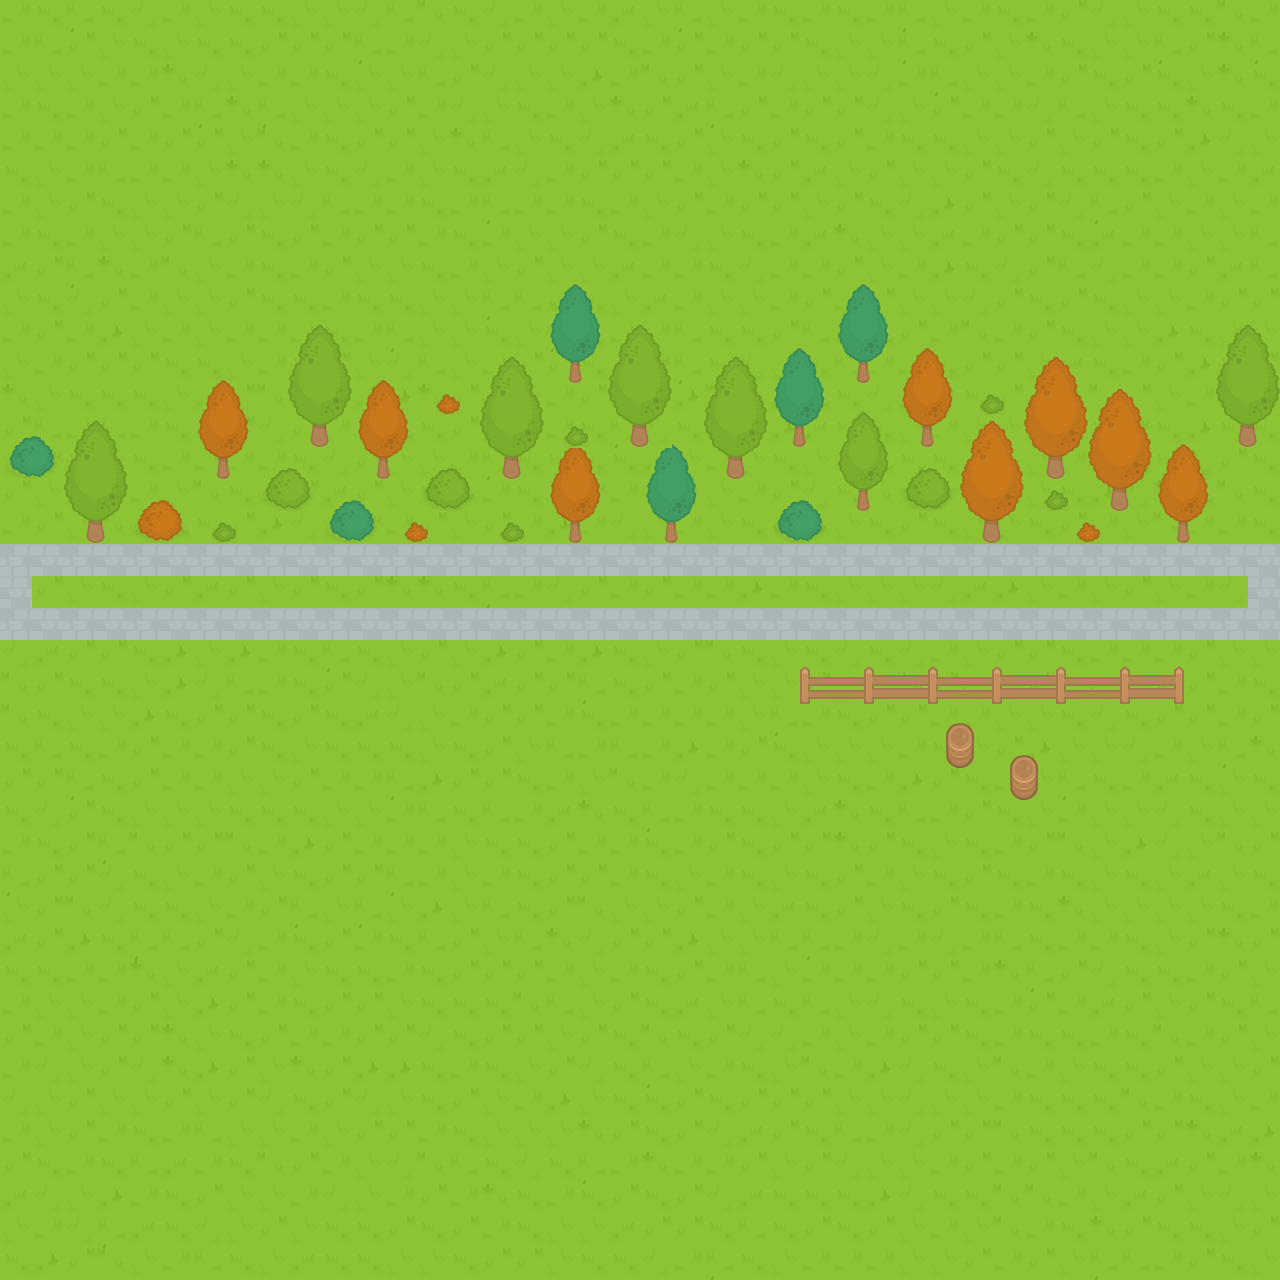

A 2D game scene composited from a Tiled map and its tileset images. What follows is a short description and the map's XML, with each tile layer's data collapsed to a summary:
An orthogonal 40x40 tile map with 32x32 px tiles, 2 tile layers (Ground, Objects) and 6 objects (4x wall, player, goal_zone).

<map version="1.0" tiledversion="1.1.5" orientation="orthogonal" renderorder="right-down" width="40" height="40" tilewidth="32" tileheight="32" infinite="0" nextobjectid="12">
 <tileset firstgid="1" source="RPGpack_local.tsx" />
 <layer name="Ground" width="40" height="40">
  <data>[1600 cells, 1600 non-empty, 40 distinct tile ids]</data>
 </layer>
 <layer name="Objects" width="40" height="40">
  <data>[1600 cells, 225 non-empty, 70 distinct tile ids]</data>
 </layer>
 <objectgroup name="Obstacles">
  <object id="1" name="player" x="1216" y="576" width="32" height="32" />
  <object id="6" name="goal_zone" x="32" y="576" width="416" height="32" />
  <object id="7" name="wall" x="0" y="544" width="1280" height="32" />
  <object id="8" name="wall" x="0" y="608" width="1280" height="32" />
  <object id="9" name="wall" x="0" y="576" width="32" height="32" />
  <object id="11" name="wall" x="1248" y="576" width="32" height="32" />
 </objectgroup>
</map>
